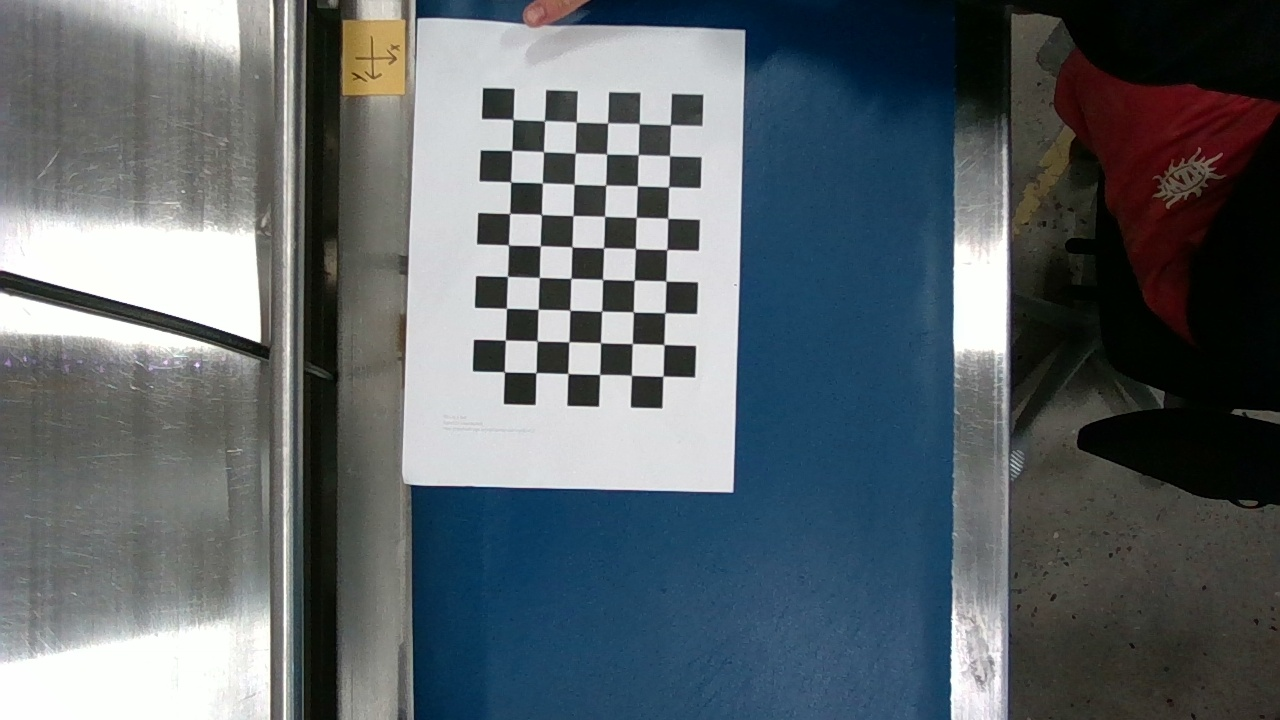
#> input picture src/cameraSettings/checkerboardImages/image_0.jpg, 1280 x 720 px; its folder holds only this picture in this run
$ python cv2Calibration.py
#> lines starting #> are read from the running program, lines starting #| are printed output that depends on the picture; after the words box and inside, x2 and y2 are one past the last pixel; in counts of white or black regions, pixels touching at a corner belong together
import numpy as np
import cv2
import glob

# termination criteria
criteria = (cv2.TERM_CRITERIA_EPS + cv2.TERM_CRITERIA_MAX_ITER, 30, 0.001)

# prepare object points, like (0,0,0), (1,0,0), (2,0,0) ....,(8,5,0)
objp = np.zeros((6*9,3), np.float32)
objp[:,:2] = np.mgrid[0:9,0:6].T.reshape(-1,2)

# Arrays to store object points and image points from all the images.
objpoints = [] # 3d point in real world space
imgpoints = [] # 2d points in image plane.

images = glob.glob('src/yoloV8/cameraSettings/checkerboardImages/*.jpg')

# Initialize gray
gray = None

for fname in images:
    img = cv2.imread(fname)
#> img is the input picture: shape (720, 1280, 3); mean B, G, R 106.5, 101.5, 93.1
    gray = cv2.cvtColor(img, cv2.COLOR_BGR2GRAY)
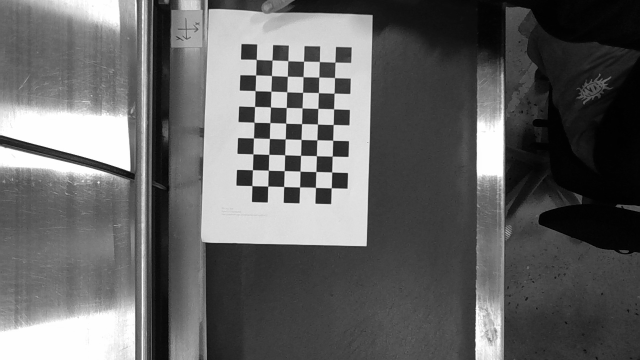
#> gray: shape (720, 1280) (shown at 1/2 size); min 0, max 255, mean 99.6

    # Find the chess board corners
    ret, corners = cv2.findChessboardCorners(gray, (9,6), None)
#> ret = True; corners = 54 rows, first 8: [670.4, 124.9], [669.4, 155.8], [668.2, 187.2], [667.8, 218.6], [666.7, 249.9], [666, 281.3], [665, 312.6], [664, 344.8]

    # If found, add object points, image points (after refining them)
    if ret == True:
        objpoints.append(objp)

        corners2 = cv2.cornerSubPix(gray,corners, (11,11), (-1,-1), criteria)
#> corners2 = 54 rows, first 8: [670.5, 124.7], [669.5, 155.7], [668.6, 186.8], [667.7, 218.3], [666.8, 249.5], [665.9, 281], [664.9, 312.7], [663.9, 344.5]
        imgpoints.append(corners2)

        # Draw and display the corners
        img = cv2.drawChessboardCorners(img, (9,6), corners2, ret)
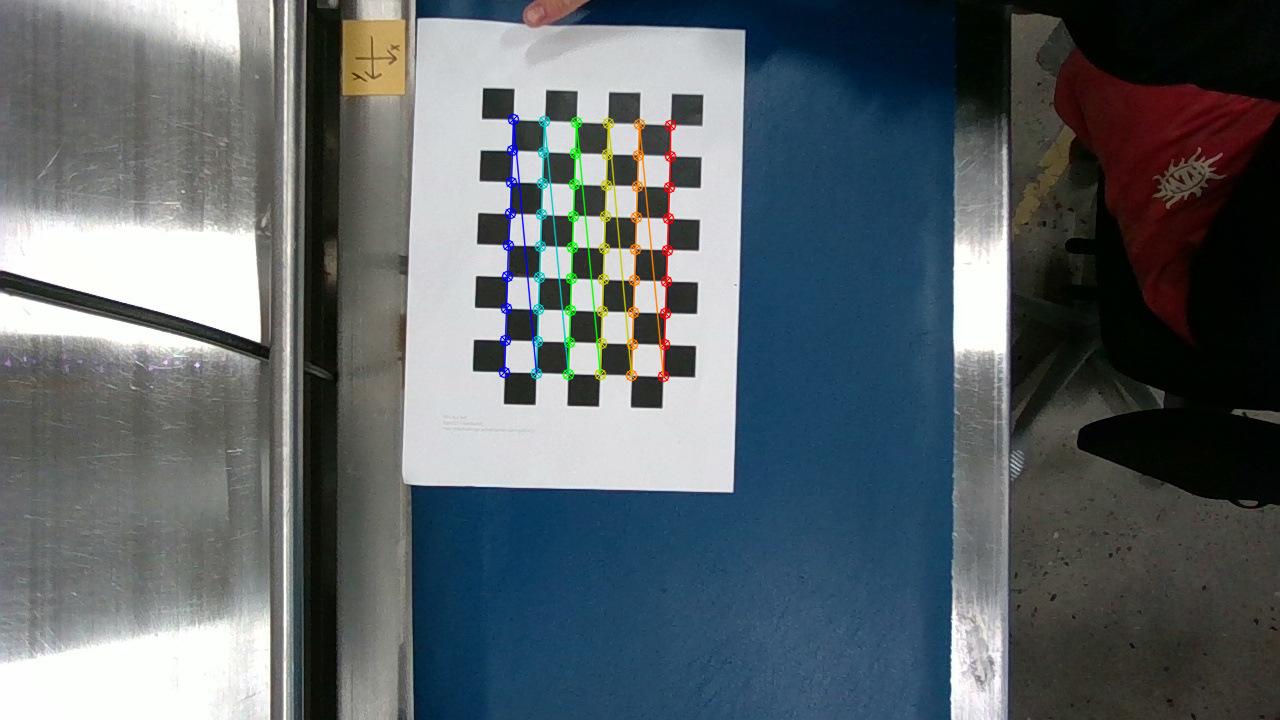
#> img: shape (720, 1280, 3); 1.35% of pixels changed, all inside (x1, y1, x2, y2) = (498, 113, 677, 383)
        cv2.imshow('img', img)
        cv2.waitKey(500)

cv2.destroyAllWindows()

if gray is not None:
    ret, mtx, dist, rvecs, tvecs = cv2.calibrateCamera(objpoints, imgpoints, gray.shape[::-1], None, None)
#> ret = 0.15; mtx = [[1355.9, 0, 819.6], [0, 1367.4, 348.4], [0, 0, 1]]; dist = [[-0.295, 1.36, -0.00842, -0.017, 3.58]]; rvecs = ([-0.077, 0.0216, 1.59],); tvecs = ([-4.76, -7.1, 43.4],)

    # Save the camera matrix for later use
    np.save('src/yoloV8/cameraSettings/cam_mtx.npy', mtx)
else:
    print("No images found for calibration")

$ run again, on src/cameraSettings/checkerboardImages/image_12.jpg
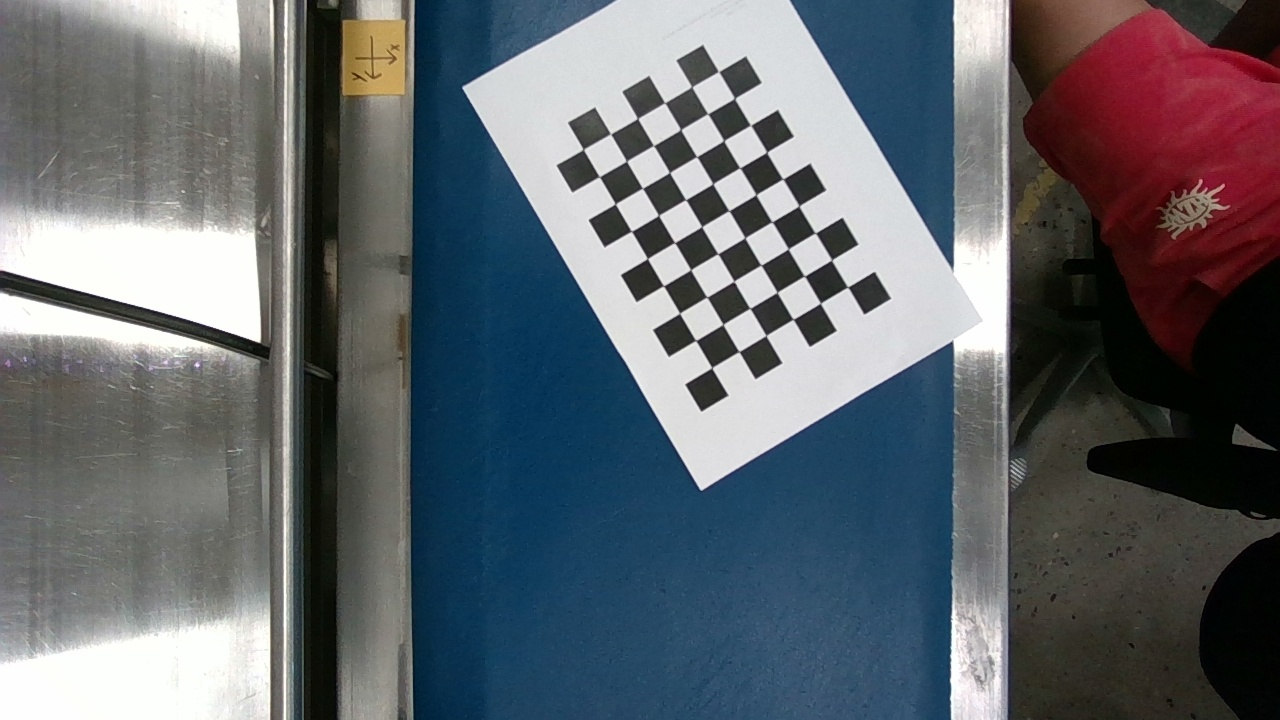
#> input picture src/cameraSettings/checkerboardImages/image_12.jpg, 1280 x 720 px
#> img is the input picture: shape (720, 1280, 3); mean B, G, R 107.1, 101.6, 96.8
#> `gray = cv2.cvtColor(img, cv2.COLOR_BGR2GRAY)`:
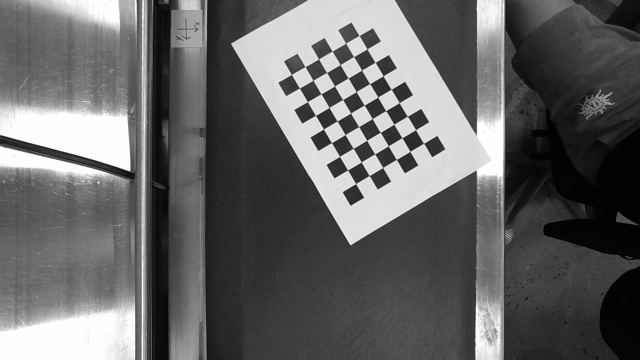
#> gray: shape (720, 1280) (shown at 1/2 size); min 0, max 255, mean 100.8
#> `ret, corners = cv2.findChessboardCorners(gray, (9,6), None)`: ret = True; corners = 54 rows, first 8: [711.9, 367.7], [695.8, 340.4], [679.6, 313.2], [663.5, 286], [647.5, 258.5], [631.4, 231.3], [615.2, 204.1], [599.4, 176.9]
#> corners2 = 54 rows, first 8: [711.7, 367.7], [695.7, 340.5], [679.6, 313.2], [663.5, 285.8], [647.4, 258.5], [631.5, 231.3], [615.3, 203.8], [599.3, 176.6]
#> `img = cv2.drawChessboardCorners(img, (9,6), corners2, ret)`:
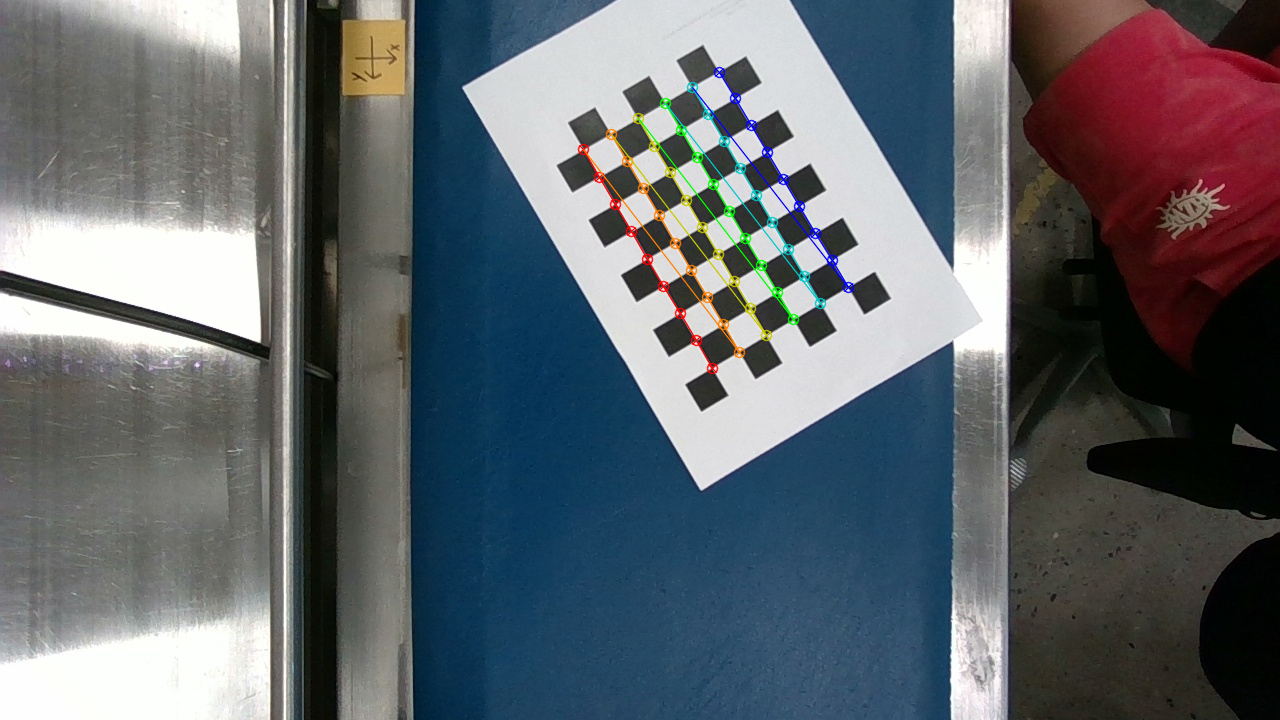
#> img: shape (720, 1280, 3); 1.23% of pixels changed, all inside (x1, y1, x2, y2) = (577, 66, 855, 375)
#> `ret, mtx, dist, rvecs, tvecs = cv2.calibrateCamera(objpoints, imgpoint..`: ret = 0.128; mtx = [[1205.7, 0, 661.1], [0, 1214.5, 502.5], [0, 0, 1]]; dist = [[0.381, -3.06, -0.00645, -0.00196, 9.69]]; rvecs = ([-0.0428, -0.112, -2.1],); tvecs = ([1.6, -4.24, 38.42],)

$ run again, on src/cameraSettings/checkerboardImages/image_13.jpg
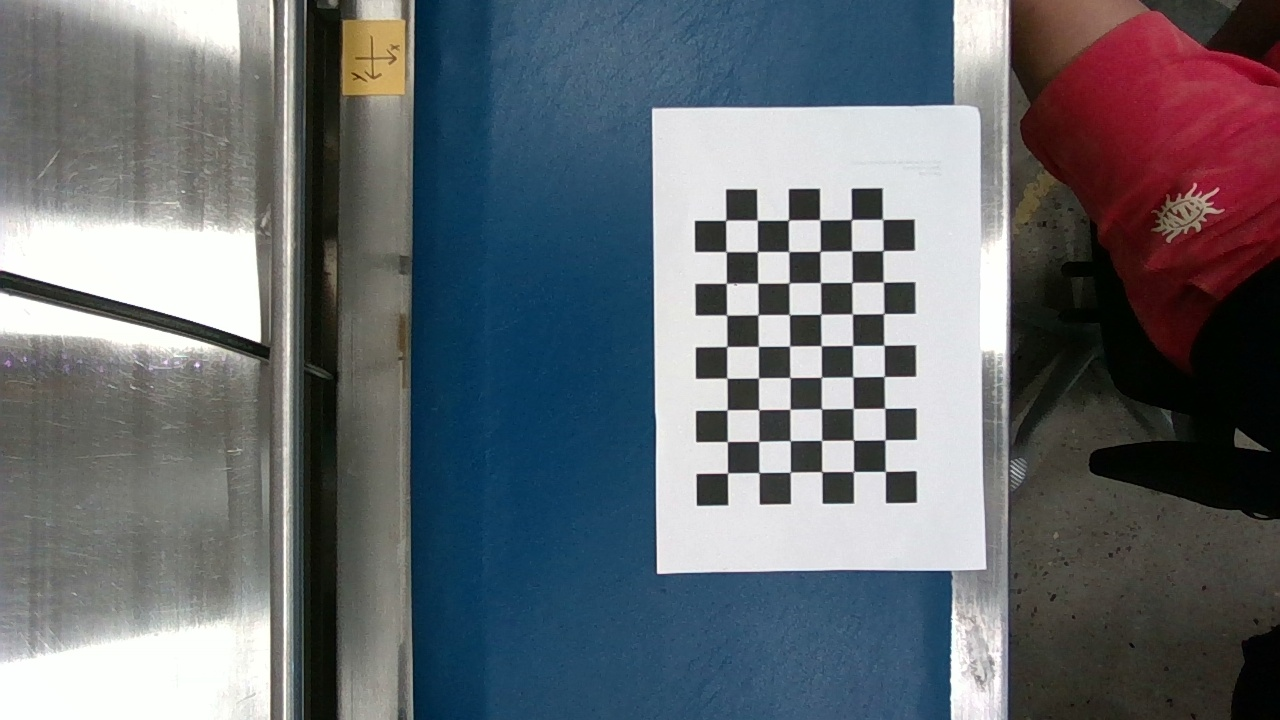
#> input picture src/cameraSettings/checkerboardImages/image_13.jpg, 1280 x 720 px
#> img is the input picture: shape (720, 1280, 3); mean B, G, R 112.1, 106.5, 101.7
#> `gray = cv2.cvtColor(img, cv2.COLOR_BGR2GRAY)`:
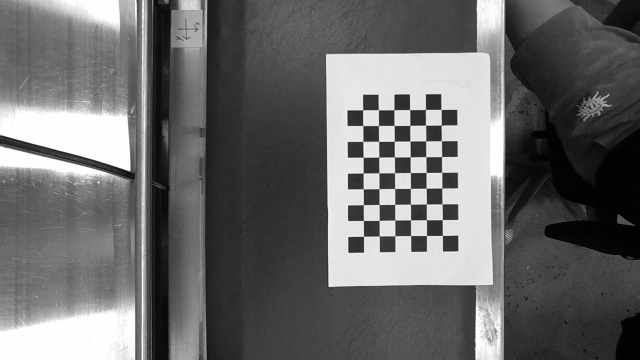
#> gray: shape (720, 1280) (shown at 1/2 size); min 0, max 255, mean 105.7
#> `ret, corners = cv2.findChessboardCorners(gray, (9,6), None)`: ret = True; corners = 54 rows, first 8: [727.8, 472.9], [727.3, 441.7], [727, 410], [727, 378], [726.9, 346.4], [726.4, 315], [726.3, 283.2], [726, 251.6]
#> corners2 = 54 rows, first 8: [727.5, 473], [727.3, 441.5], [727.1, 409.9], [726.9, 378.2], [726.8, 346.5], [726.6, 315], [726.5, 283.3], [726.1, 251.6]
#> `img = cv2.drawChessboardCorners(img, (9,6), corners2, ret)`:
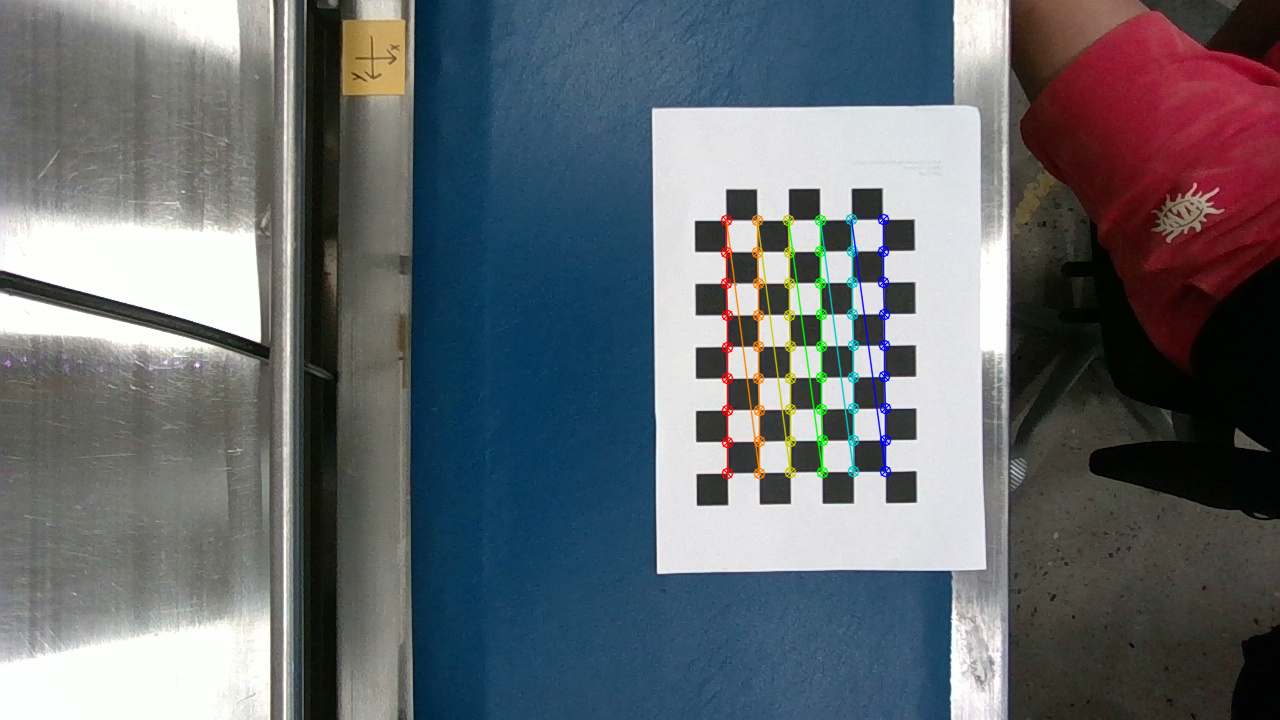
#> img: shape (720, 1280, 3); 1.35% of pixels changed, all inside (x1, y1, x2, y2) = (720, 213, 892, 480)
#> `ret, mtx, dist, rvecs, tvecs = cv2.calibrateCamera(objpoints, imgpoint..`: ret = 0.153; mtx = [[5795.4, 0, 590.4], [0, 5811.4, 313.3], [0, 0, 1]]; dist = [[-9.39, 1476.4, 0.0546, 0.105, 8.34]]; rvecs = ([0.118, -0.0135, -1.58],); tvecs = ([4.32, 5.04, 183.4],)
